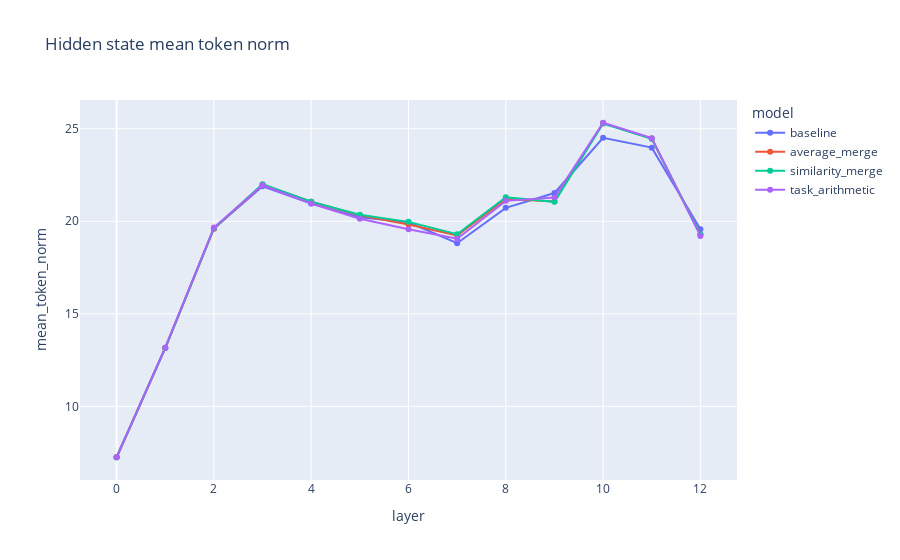

This figure's notebook cell:
### Code cell
if not hidden_df.empty:
    fig = px.line(
        hidden_df,
        x="layer",
        y="mean_token_norm",
        color="model",
        markers=True,
        title="Hidden state mean token norm",
    )
    fig.show()

### Figure 1 — Plotly figure (JSON) as saved in the notebook; plotly's stock layout.template omitted (floating-point values rounded to 4 significant figures)
{"data": [{"hovertemplate": "model=baseline<br>layer=%{x}<br>mean_token_norm=%{y}<extra></extra>", "legendgroup": "baseline", "line": {"color": "#636efa", "dash": "solid"}, "marker": {"symbol": "circle"}, "mode": "lines+markers", "name": "baseline", "orientation": "v", "showlegend": true, "type": "scatter", "x": [0, 1, 2, 3, 4, 5, 6, 7, 8, 9, 10, 11, 12], "xaxis": "x", "y": [7.25, 13.17, 19.61, 21.89, 20.96, 20.22, 19.95, 18.81, 20.73, 21.53, 24.51, 23.98, 19.57], "yaxis": "y"}, {"hovertemplate": "model=average_merge<br>layer=%{x}<br>mean_token_norm=%{y}<extra></extra>", "legendgroup": "average_merge", "line": {"color": "#EF553B", "dash": "solid"}, "marker": {"symbol": "circle"}, "mode": "lines+markers", "name": "average_merge", "orientation": "v", "showlegend": true, "type": "scatter", "x": [0, 1, 2, 3, 4, 5, 6, 7, 8, 9, 10, 11, 12], "xaxis": "x", "y": [7.25, 13.15, 19.6, 21.98, 21.06, 20.32, 19.83, 19.24, 21.21, 21.07, 25.31, 24.47, 19.29], "yaxis": "y"}, {"hovertemplate": "model=similarity_merge<br>layer=%{x}<br>mean_token_norm=%{y}<extra></extra>", "legendgroup": "similarity_merge", "line": {"color": "#00cc96", "dash": "solid"}, "marker": {"symbol": "circle"}, "mode": "lines+markers", "name": "similarity_merge", "orientation": "v", "showlegend": true, "type": "scatter", "x": [0, 1, 2, 3, 4, 5, 6, 7, 8, 9, 10, 11, 12], "xaxis": "x", "y": [7.25, 13.15, 19.62, 22.01, 21.06, 20.35, 19.97, 19.3, 21.3, 21.05, 25.28, 24.46, 19.29], "yaxis": "y"}, {"hovertemplate": "model=task_arithmetic<br>layer=%{x}<br>mean_token_norm=%{y}<extra></extra>", "legendgroup": "task_arithmetic", "line": {"color": "#ab63fa", "dash": "solid"}, "marker": {"symbol": "circle"}, "mode": "lines+markers", "name": "task_arithmetic", "orientation": "v", "showlegend": true, "type": "scatter", "x": [0, 1, 2, 3, 4, 5, 6, 7, 8, 9, 10, 11, 12], "xaxis": "x", "y": [7.251, 13.17, 19.66, 21.95, 20.96, 20.14, 19.57, 19.06, 21.1, 21.28, 25.32, 24.49, 19.21], "yaxis": "y"}], "layout": {"legend": {"title": {"text": "model"}, "tracegroupgap": 0}, "title": {"text": "Hidden state mean token norm"}, "xaxis": {"anchor": "y", "domain": [0, 1], "title": {"text": "layer"}}, "yaxis": {"anchor": "x", "domain": [0, 1], "title": {"text": "mean_token_norm"}}}}
